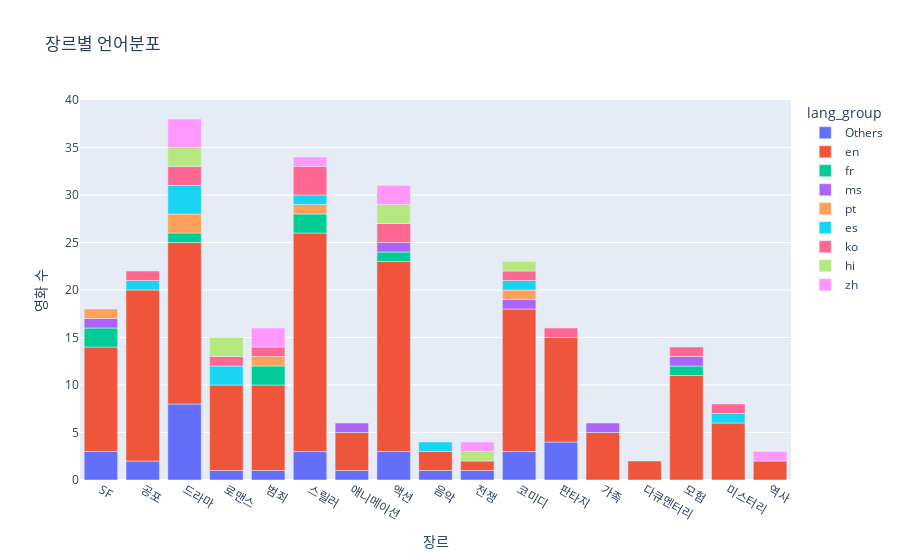

This figure's notebook cell:
### Code cell
#국가(언어)별 인기 장르
import numpy as np
import plotly.express as px

lang_top_k = 8

tmp = df_g.copy()
tmp["original_language"]= tmp["original_language"].fillna("unknown") 

top_langs = tmp["original_language"].value_counts().head(lang_top_k).index
tmp["lang_group"] = np.where(tmp["original_language"].isin(top_langs), tmp["original_language"], "Others") #-> original 언어가 top8개 안에 들어가면 그 언어를 쓰고 그렇지 않을 경우 "Others"를 써라

pivot = tmp.groupby(["genre", "lang_group"])["id"].nunique().reset_index(name="movie_count") #장르로 1차 그룹핑, 그 안에서 lang_group으로 2차 그룹핑 

fig = px.bar(
    pivot,
    x="genre",
    y="movie_count",
    color="lang_group",
    title="장르별 언어분포"
)
fig.update_layout(xaxis_title="장르", yaxis_title="영화 수")
fig.show()

### Figure 1 — Plotly figure (JSON) as saved in the notebook; plotly's stock layout.template omitted (floating-point values rounded to 4 significant figures)
{"data": [{"alignmentgroup": "True", "hovertemplate": "lang_group=Others<br>genre=%{x}<br>movie_count=%{y}<extra></extra>", "legendgroup": "Others", "marker": {"color": "#636efa", "pattern": {"shape": ""}}, "name": "Others", "offsetgroup": "Others", "orientation": "v", "showlegend": true, "textposition": "auto", "type": "bar", "x": ["SF", "공포", "드라마", "로맨스", "범죄", "스릴러", "애니메이션", "액션", "음악", "전쟁", "코미디", "판타지"], "xaxis": "x", "y": [3, 2, 8, 1, 1, 3, 1, 3, 1, 1, 3, 4], "yaxis": "y"}, {"alignmentgroup": "True", "hovertemplate": "lang_group=en<br>genre=%{x}<br>movie_count=%{y}<extra></extra>", "legendgroup": "en", "marker": {"color": "#EF553B", "pattern": {"shape": ""}}, "name": "en", "offsetgroup": "en", "orientation": "v", "showlegend": true, "textposition": "auto", "type": "bar", "x": ["SF", "가족", "공포", "다큐멘터리", "드라마", "로맨스", "모험", "미스터리", "범죄", "스릴러", "애니메이션", "액션", "역사", "음악", "전쟁", "코미디", "판타지"], "xaxis": "x", "y": [11, 5, 18, 2, 17, 9, 11, 6, 9, 23, 4, 20, 2, 2, 1, 15, 11], "yaxis": "y"}, {"alignmentgroup": "True", "hovertemplate": "lang_group=fr<br>genre=%{x}<br>movie_count=%{y}<extra></extra>", "legendgroup": "fr", "marker": {"color": "#00cc96", "pattern": {"shape": ""}}, "name": "fr", "offsetgroup": "fr", "orientation": "v", "showlegend": true, "textposition": "auto", "type": "bar", "x": ["SF", "드라마", "모험", "범죄", "스릴러", "액션"], "xaxis": "x", "y": [2, 1, 1, 2, 2, 1], "yaxis": "y"}, {"alignmentgroup": "True", "hovertemplate": "lang_group=ms<br>genre=%{x}<br>movie_count=%{y}<extra></extra>", "legendgroup": "ms", "marker": {"color": "#ab63fa", "pattern": {"shape": ""}}, "name": "ms", "offsetgroup": "ms", "orientation": "v", "showlegend": true, "textposition": "auto", "type": "bar", "x": ["SF", "가족", "모험", "애니메이션", "액션", "코미디"], "xaxis": "x", "y": [1, 1, 1, 1, 1, 1], "yaxis": "y"}, {"alignmentgroup": "True", "hovertemplate": "lang_group=pt<br>genre=%{x}<br>movie_count=%{y}<extra></extra>", "legendgroup": "pt", "marker": {"color": "#FFA15A", "pattern": {"shape": ""}}, "name": "pt", "offsetgroup": "pt", "orientation": "v", "showlegend": true, "textposition": "auto", "type": "bar", "x": ["SF", "드라마", "범죄", "스릴러", "코미디"], "xaxis": "x", "y": [1, 2, 1, 1, 1], "yaxis": "y"}, {"alignmentgroup": "True", "hovertemplate": "lang_group=es<br>genre=%{x}<br>movie_count=%{y}<extra></extra>", "legendgroup": "es", "marker": {"color": "#19d3f3", "pattern": {"shape": ""}}, "name": "es", "offsetgroup": "es", "orientation": "v", "showlegend": true, "textposition": "auto", "type": "bar", "x": ["공포", "드라마", "로맨스", "미스터리", "스릴러", "음악", "코미디"], "xaxis": "x", "y": [1, 3, 2, 1, 1, 1, 1], "yaxis": "y"}, {"alignmentgroup": "True", "hovertemplate": "lang_group=ko<br>genre=%{x}<br>movie_count=%{y}<extra></extra>", "legendgroup": "ko", "marker": {"color": "#FF6692", "pattern": {"shape": ""}}, "name": "ko", "offsetgroup": "ko", "orientation": "v", "showlegend": true, "textposition": "auto", "type": "bar", "x": ["공포", "드라마", "로맨스", "모험", "미스터리", "범죄", "스릴러", "액션", "코미디", "판타지"], "xaxis": "x", "y": [1, 2, 1, 1, 1, 1, 3, 2, 1, 1], "yaxis": "y"}, {"alignmentgroup": "True", "hovertemplate": "lang_group=hi<br>genre=%{x}<br>movie_count=%{y}<extra></extra>", "legendgroup": "hi", "marker": {"color": "#B6E880", "pattern": {"shape": ""}}, "name": "hi", "offsetgroup": "hi", "orientation": "v", "showlegend": true, "textposition": "auto", "type": "bar", "x": ["드라마", "로맨스", "액션", "전쟁", "코미디"], "xaxis": "x", "y": [2, 2, 2, 1, 1], "yaxis": "y"}, {"alignmentgroup": "True", "hovertemplate": "lang_group=zh<br>genre=%{x}<br>movie_count=%{y}<extra></extra>", "legendgroup": "zh", "marker": {"color": "#FF97FF", "pattern": {"shape": ""}}, "name": "zh", "offsetgroup": "zh", "orientation": "v", "showlegend": true, "textposition": "auto", "type": "bar", "x": ["드라마", "범죄", "스릴러", "액션", "역사", "전쟁"], "xaxis": "x", "y": [3, 2, 1, 2, 1, 1], "yaxis": "y"}], "layout": {"barmode": "relative", "legend": {"title": {"text": "lang_group"}, "tracegroupgap": 0}, "title": {"text": "장르별 언어분포"}, "xaxis": {"anchor": "y", "domain": [0, 1], "title": {"text": "장르"}}, "yaxis": {"anchor": "x", "domain": [0, 1], "title": {"text": "영화 수"}}}}
